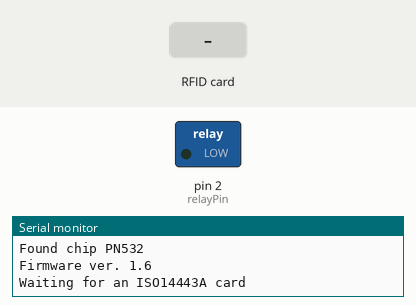
The sketch below on a simulated Arduino Mega 2560, built with avr-gcc and run on an emulated ATmega2560. On the bench: switched loads named in the sketch (green lamp = pin HIGH), the last lines printed to the serial monitor. Inputs (shaded band) come from the test bench.

Above: at 1.2 s.
1.3 s: RFID card D3 23 B0 1A held to the reader
At 2.5 s:
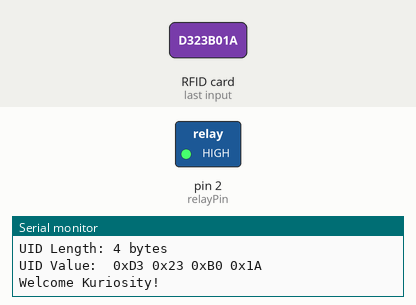
2.8 s: RFID card 5E 7A 19 C4 held to the reader
Timing chart, 0 to 5.8 s (numbered marks = the images above; inputs shaded):
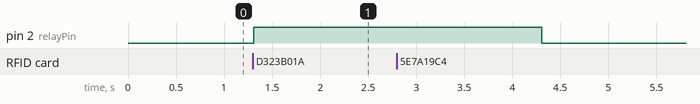

The sketch:

arduino_rfid_tutorial.ino
```cpp
/**************************************************************************/
/*!
    This example will attempt to connect to an ISO14443A
    card or tag and retrieve some basic information about it
    that can be used to determine what type of card it is.

    Note that you need the baud rate to be 115200 because we need to print
    out the data and read from the card at the same time!

    To enable debug message, define DEBUG in PN532/PN532_debug.h

*/
/**************************************************************************/


/* When the number after #if set as 1, it will be switch to SPI Mode*/
#if 0
#include <SPI.h>
#include <PN532_SPI.h>
#include "PN532.h"

PN532_SPI pn532spi(SPI, 10);
PN532 nfc(pn532spi);

/* When the number after #elif set as 1, it will be switch to HSU Mode*/
#elif 0
#include <PN532_HSU.h>
#include <PN532.h>

PN532_HSU pn532hsu(Serial1);
PN532 nfc(pn532hsu);

/* When the number after #if & #elif set as 0, it will be switch to I2C Mode*/
#else
#include <Wire.h>
#include <PN532_I2C.h>
#include <PN532.h>
#include <NfcAdapter.h>

PN532_I2C pn532i2c(Wire);
PN532 nfc(pn532i2c);
#endif

const int relayPin = 2;

void setup(void) {
  Serial.begin(115200);
  Serial.println("Hello!");

  nfc.begin();

  uint32_t versiondata = nfc.getFirmwareVersion();
  if (! versiondata) {
    Serial.print("Didn't find PN53x board");
    while (1); // halt
  }

  // Got ok data, print it out!
  Serial.print("Found chip PN5"); Serial.println((versiondata >> 24) & 0xFF, HEX);
  Serial.print("Firmware ver. "); Serial.print((versiondata >> 16) & 0xFF, DEC);
  Serial.print('.'); Serial.println((versiondata >> 8) & 0xFF, DEC);

  // Set the max number of retry attempts to read from a card
  // This prevents us from waiting forever for a card, which is
  // the default behaviour of the PN532.
  nfc.setPassiveActivationRetries(0xFF);

  // configure board to read RFID tags
  nfc.SAMConfig();

  // set relay pin as output
  pinMode(relayPin, OUTPUT);

  Serial.println("Waiting for an ISO14443A card");
}

void loop(void) {
  boolean success;
  uint8_t uid[] = { 0, 0, 0, 0, 0, 0, 0 };      // Buffer to store the returned UID
  uint8_t valid[] = { 0xD3, 0x23, 0xB0, 0x1A }; // Store UID of authorized card
  uint8_t uidLength;                            // Length of the UID (4 or 7 bytes depending on ISO14443A card type)

  // Wait for an ISO14443A type cards (Mifare, etc.).  When one is found
  // 'uid' will be populated with the UID, and uidLength will indicate
  // if the uid is 4 bytes (Mifare Classic) or 7 bytes (Mifare Ultralight)
  success = nfc.readPassiveTargetID(PN532_MIFARE_ISO14443A, &uid[0], &uidLength);

  if (success) {
    Serial.println("Found a card!");
    Serial.print("UID Length: "); Serial.print(uidLength, DEC); Serial.println(" bytes");
    Serial.print("UID Value: ");
    for (uint8_t i = 0; i < uidLength; i++)
    {
      Serial.print(" 0x"); Serial.print(uid[i], HEX);
    }
    Serial.println("");
    Serial.println();

    if (memcmp(uid, valid, 4) == 0) {
      Serial.println("Welcome Kuriosity!");

      // activate relay to unlock door
      digitalWrite(relayPin, HIGH);
      // hold door unlock for 3s
      delay(3000);
      // deactivate relay to lock door
      digitalWrite(relayPin, LOW);
    }
    else {
      Serial.println("UNAUTHORIZED!");
    }
    Serial.println();

    // Wait 1 second before continuing
    delay(1000);
  }
}
```

Measured:
- after the input at 1.3 s, pin 2 (relayPin): LOW → HIGH at once
